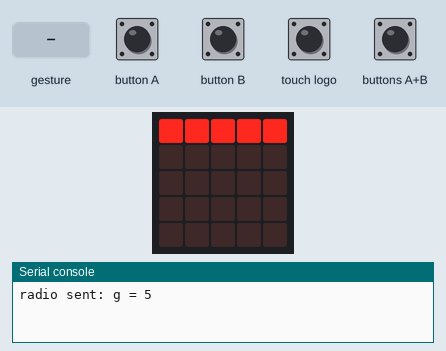
This program was run on a simulated BBC micro:bit (MakeCode). Shown: the board's 5×5 LED display, the last lines printed to the serial console. Inputs (shaded band) come from the test bench. No radio messages arrive unless stated (any console line starting 'radio sent:' is added by the test bench); a tilt is held for 1.5 s and a shake lasts 1 s, then the board lies face up again.

Above: at 0.81 s.
1.9 s: gesture 'logo up'
At 2.21 s:
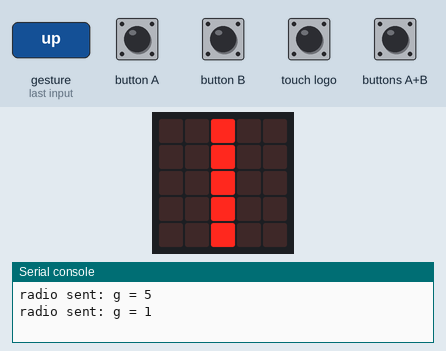
3.9 s: button A pressed for 0.15 s
At 4.26 s:
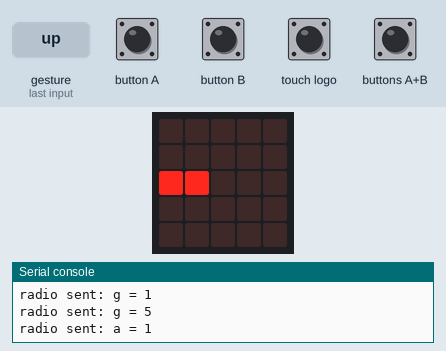
5.9 s: button B pressed for 0.15 s
At 6.26 s:
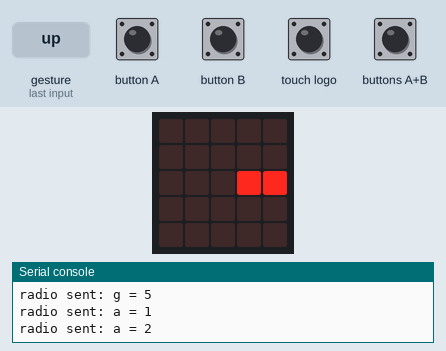
7.9 s: touch logo pressed for 0.15 s
At 8.26 s:
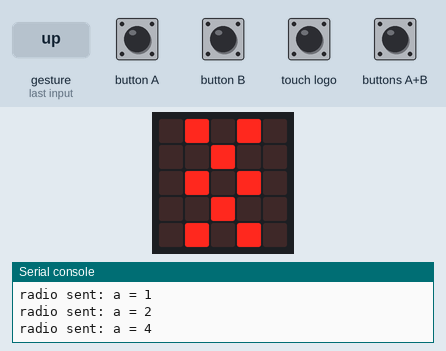
9.9 s: buttons A+B pressed for 0.15 s
At 10.26 s:
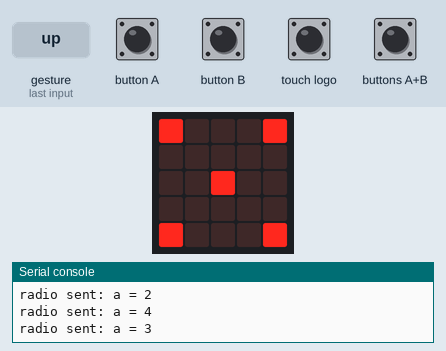
11.9 s: gesture 'tilt left'
At 12.21 s:
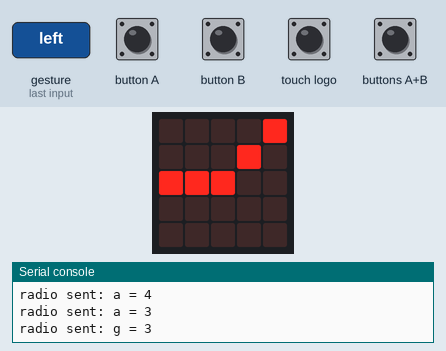
Timing chart, 0 to 14.9 s (numbered marks = the images above; inputs shaded):
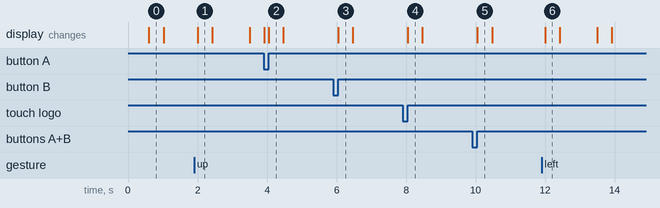

The program:

microbit_satellite_gesture_low_latency.py
```python
# Low-latency gesture satellite controller for string ensemble mode.
#
# Kids: if you want to change the control numbers, only edit the
# "STUDENT MAPPINGS" section below.
#
# This layout is intentionally simple so it has a better chance of
# round-tripping between MakeCode Python and Blocks.

# STUDENT MAPPINGS -----------------------------------------------------------

# Action codes
buttonACode = 1
buttonBCode = 2
buttonABCode = 3
logoCode = 4

# Gesture codes
logoUpCode = 1
logoDownCode = 2
tiltLeftCode = 3
tiltRightCode = 4
screenUpCode = 5
screenDownCode = 6
freeFallCode = 7
shakeCode = 8
threeGCode = 9
sixGCode = 10
eightGCode = 11

# Settings
RADIO_GROUP = 1
BUTTON_COOLDOWN_MS = 100
GESTURE_COOLDOWN_MS = 100
REPEAT_GAP_MS = 24
FLASH_HOLD_MS = 20

# ---------------------------------------------------------------------------

last_button_time = 0
last_gesture_time = 0


def clear_screen():
    basic.clear_screen()


def button_ready():
    return input.running_time() - last_button_time >= BUTTON_COOLDOWN_MS


def gesture_ready():
    return input.running_time() - last_gesture_time >= GESTURE_COOLDOWN_MS


def send_value_once(name: str, value: number):
    radio.send_value(name, value)


def send_value_twice(name: str, value: number):
    radio.send_value(name, value)
    basic.pause(REPEAT_GAP_MS)
    radio.send_value(name, value)


def flash_button_a():
    basic.show_leds("""
        . . . . .
        . . . . .
        # # . . .
        . . . . .
        . . . . .
        """)
    basic.pause(FLASH_HOLD_MS)
    clear_screen()


def flash_button_b():
    basic.show_leds("""
        . . . . .
        . . . . .
        . . . # #
        . . . . .
        . . . . .
        """)
    basic.pause(FLASH_HOLD_MS)
    clear_screen()


def flash_button_ab():
    basic.show_leds("""
        # . . . #
        . . . . .
        . . # . .
        . . . . .
        # . . . #
        """)
    basic.pause(FLASH_HOLD_MS)
    clear_screen()


def flash_logo():
    basic.show_leds("""
        . # . # .
        . . # . .
        . # . # .
        . . # . .
        . # . # .
        """)
    basic.pause(FLASH_HOLD_MS)
    clear_screen()


def flash_gesture(code: number):
    if code == logoUpCode:
        basic.show_leds("""
            . . # . .
            . . # . .
            . . # . .
            . . # . .
            . . # . .
            """)
    elif code == logoDownCode:
        basic.show_leds("""
            . . # . .
            . . # . .
            . . # . .
            . . # . .
            . . # . .
            """)
    elif code == tiltLeftCode:
        basic.show_leds("""
            . . . . #
            . . . # .
            # # # . .
            . . . . .
            . . . . .
            """)
    elif code == tiltRightCode:
        basic.show_leds("""
            # . . . .
            . # . . .
            . . # # #
            . . . . .
            . . . . .
            """)
    elif code == screenUpCode:
        basic.show_leds("""
            # # # # #
            . . . . .
            . . . . .
            . . . . .
            . . . . .
            """)
    elif code == screenDownCode:
        basic.show_leds("""
            . . . . .
            . . . . .
            . . . . .
            . . . . .
            # # # # #
            """)
    elif code == freeFallCode:
        basic.show_leds("""
            . . # . .
            . . # . .
            . . # . .
            . . # . .
            . . # . .
            """)
    elif code == shakeCode:
        basic.show_leds("""
            # . . . #
            . . . . .
            . . # . .
            . . . . .
            # . . . #
            """)
    elif code == threeGCode:
        basic.show_leds("""
            . . # . .
            . # . # .
            . . # . .
            . . # . .
            . . # . .
            """)
    elif code == sixGCode:
        basic.show_leds("""
            # . . . #
            . . . . .
            . . # . .
            . . . . .
            # . . . #
            """)
    elif code == eightGCode:
        basic.show_leds("""
            . . # . .
            . # . # .
            # . . . #
            . # . # .
            . . # . .
            """)
    else:
        basic.show_leds("""
            . . . . .
            . . . . .
            . . # . .
            . . . . .
            . . . . .
            """)
    basic.pause(FLASH_HOLD_MS)
    clear_screen()


def send_button(code: number):
    send_value_once("a", code)
    if code == buttonACode:
        flash_button_a()
    elif code == buttonBCode:
        flash_button_b()
    elif code == buttonABCode:
        flash_button_ab()
    else:
        flash_logo()


def send_gesture(code: number):
    send_value_once("g", code)
    flash_gesture(code)


def on_button_pressed_a():
    global last_button_time
    if button_ready():
        last_button_time = input.running_time()
        send_button(buttonACode)
input.on_button_pressed(Button.A, on_button_pressed_a)


def on_button_pressed_b():
    global last_button_time
    if button_ready():
        last_button_time = input.running_time()
        send_button(buttonBCode)
input.on_button_pressed(Button.B, on_button_pressed_b)


def on_button_pressed_ab():
    global last_button_time
    if button_ready():
        last_button_time = input.running_time()
        send_button(buttonABCode)
input.on_button_pressed(Button.AB, on_button_pressed_ab)


def on_logo_pressed():
    global last_button_time
    if button_ready():
        last_button_time = input.running_time()
        send_button(logoCode)
input.on_logo_event(TouchButtonEvent.PRESSED, on_logo_pressed)


def on_gesture_logo_up():
    global last_gesture_time
    if gesture_ready():
        last_gesture_time = input.running_time()
        send_gesture(logoUpCode)
input.on_gesture(Gesture.LOGO_UP, on_gesture_logo_up)


def on_gesture_logo_down():
    global last_gesture_time
    if gesture_ready():
        last_gesture_time = input.running_time()
        send_gesture(logoDownCode)
input.on_gesture(Gesture.LOGO_DOWN, on_gesture_logo_down)


def on_gesture_tilt_left():
    global last_gesture_time
    if gesture_ready():
        last_gesture_time = input.running_time()
        send_gesture(tiltLeftCode)
input.on_gesture(Gesture.TILT_LEFT, on_gesture_tilt_left)


def on_gesture_tilt_right():
    global last_gesture_time
    if gesture_ready():
        last_gesture_time = input.running_time()
        send_gesture(tiltRightCode)
input.on_gesture(Gesture.TILT_RIGHT, on_gesture_tilt_right)


def on_gesture_screen_up():
    global last_gesture_time
    if gesture_ready():
        last_gesture_time = input.running_time()
        send_gesture(screenUpCode)
input.on_gesture(Gesture.SCREEN_UP, on_gesture_screen_up)


def on_gesture_screen_down():
    global last_gesture_time
    if gesture_ready():
        last_gesture_time = input.running_time()
        send_gesture(screenDownCode)
input.on_gesture(Gesture.SCREEN_DOWN, on_gesture_screen_down)


def on_gesture_free_fall():
    global last_gesture_time
    if gesture_ready():
        last_gesture_time = input.running_time()
        send_gesture(freeFallCode)
input.on_gesture(Gesture.FREE_FALL, on_gesture_free_fall)


def on_gesture_shake():
    global last_gesture_time
    if gesture_ready():
        last_gesture_time = input.running_time()
        send_gesture(shakeCode)
input.on_gesture(Gesture.SHAKE, on_gesture_shake)


def on_gesture_three_g():
    global last_gesture_time
    if gesture_ready():
        last_gesture_time = input.running_time()
        send_gesture(threeGCode)
input.on_gesture(Gesture.THREE_G, on_gesture_three_g)


def on_gesture_six_g():
    global last_gesture_time
    if gesture_ready():
        last_gesture_time = input.running_time()
        send_gesture(sixGCode)
input.on_gesture(Gesture.SIX_G, on_gesture_six_g)


def on_gesture_eight_g():
    global last_gesture_time
    if gesture_ready():
        last_gesture_time = input.running_time()
        send_gesture(eightGCode)
input.on_gesture(Gesture.EIGHT_G, on_gesture_eight_g)


radio.set_group(RADIO_GROUP)
radio.set_transmit_serial_number(True)
basic.show_icon(IconNames.HEART)


def on_forever():
    basic.pause(10)
basic.forever(on_forever)
```

Measured:
- after the input at 1.9 s, the display: changes after 0.10 s (image 1)
- after the input at 3.9 s, the display: first differs from a run without the input after 0.15 s (image 2)
- after the input at 5.9 s, the display: changes after 0.15 s (image 3)
- after the input at 7.9 s, the display: changes after 0.15 s (image 4)
- after the input at 9.9 s, the display: changes after 0.15 s (image 5)
- after the input at 11.9 s, the display: changes after 0.10 s (image 6)
- what the display in image 0 shows lasts 0.4 s, from 0.6 s to 1.0 s
